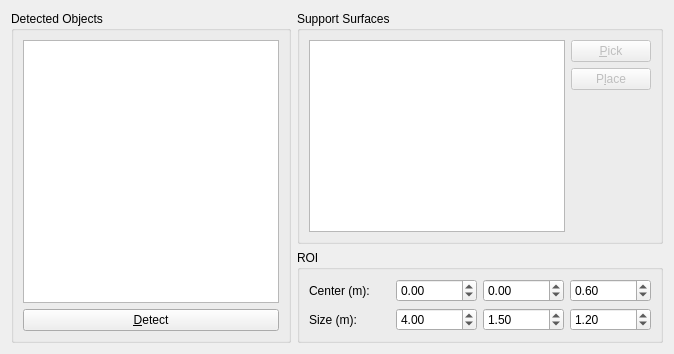
     <widget class="QWidget" name="manipulation">
      <attribute name="title">
       <string>Manipulation</string>
      </attribute>
      <layout class="QGridLayout" name="gridLayout_13">
       <item row="0" column="0" rowspan="2">
        <widget class="QGroupBox" name="groupBox_13">
         <property name="title">
          <string>Detected Objects</string>
         </property>
         <layout class="QVBoxLayout" name="verticalLayout_8">
          <item>
           <widget class="QListWidget" name="detected_objects_list"/>
          </item>
          <item>
           <widget class="QPushButton" name="detect_objects_button">
            <property name="text">
             <string>&amp;Detect</string>
            </property>
           </widget>
          </item>
         </layout>
        </widget>
       </item>
       <item row="0" column="1">
        <widget class="QGroupBox" name="groupBox_14">
         <property name="title">
          <string>Support Surfaces</string>
         </property>
         <layout class="QGridLayout" name="gridLayout_12">
          <item row="1" column="1">
           <widget class="QPushButton" name="place_button">
            <property name="enabled">
             <bool>false</bool>
            </property>
            <property name="text">
             <string>P&amp;lace</string>
            </property>
           </widget>
          </item>
          <item row="2" column="1">
           <spacer name="verticalSpacer_9">
            <property name="orientation">
             <enum>Qt::Vertical</enum>
            </property>
            <property name="sizeHint" stdset="0">
             <size>
              <width>20</width>
              <height>40</height>
             </size>
            </property>
           </spacer>
          </item>
          <item row="0" column="1">
           <widget class="QPushButton" name="pick_button">
            <property name="enabled">
             <bool>false</bool>
            </property>
            <property name="text">
             <string>&amp;Pick</string>
            </property>
           </widget>
          </item>
          <item row="0" column="0" rowspan="3">
           <widget class="QListWidget" name="support_surfaces_list"/>
          </item>
         </layout>
        </widget>
       </item>
       <item row="1" column="1">
        <widget class="QGroupBox" name="groupBox_7">
         <property name="title">
          <string>ROI</string>
         </property>
         <layout class="QGridLayout" name="gridLayout_14">
          <item row="0" column="2">
           <widget class="QDoubleSpinBox" name="roi_center_y">
            <property name="sizePolicy">
             <sizepolicy hsizetype="Preferred" vsizetype="Fixed">
              <horstretch>0</horstretch>
              <verstretch>0</verstretch>
             </sizepolicy>
            </property>
            <property name="minimumSize">
             <size>
              <width>40</width>
              <height>0</height>
             </size>
            </property>
            <property name="minimum">
             <double>-99.000000000000000</double>
            </property>
            <property name="singleStep">
             <double>0.010000000000000</double>
            </property>
           </widget>
          </item>
          <item row="1" column="1">
           <widget class="QDoubleSpinBox" name="roi_size_x">
            <property name="sizePolicy">
             <sizepolicy hsizetype="Preferred" vsizetype="Fixed">
              <horstretch>0</horstretch>
              <verstretch>0</verstretch>
             </sizepolicy>
            </property>
            <property name="minimumSize">
             <size>
              <width>40</width>
              <height>0</height>
             </size>
            </property>
            <property name="singleStep">
             <double>0.010000000000000</double>
            </property>
            <property name="value">
             <double>4.000000000000000</double>
            </property>
           </widget>
          </item>
          <item row="1" column="3">
           <widget class="QDoubleSpinBox" name="roi_size_z">
            <property name="sizePolicy">
             <sizepolicy hsizetype="Preferred" vsizetype="Fixed">
              <horstretch>0</horstretch>
              <verstretch>0</verstretch>
             </sizepolicy>
            </property>
            <property name="minimumSize">
             <size>
              <width>40</width>
              <height>0</height>
             </size>
            </property>
            <property name="singleStep">
             <double>0.010000000000000</double>
            </property>
            <property name="value">
             <double>1.200000000000000</double>
            </property>
           </widget>
          </item>
          <item row="1" column="2">
           <widget class="QDoubleSpinBox" name="roi_size_y">
            <property name="sizePolicy">
             <sizepolicy hsizetype="Preferred" vsizetype="Fixed">
              <horstretch>0</horstretch>
              <verstretch>0</verstretch>
             </sizepolicy>
            </property>
            <property name="minimumSize">
             <size>
              <width>40</width>
              <height>0</height>
             </size>
            </property>
            <property name="singleStep">
             <double>0.010000000000000</double>
            </property>
            <property name="value">
             <double>1.500000000000000</double>
            </property>
           </widget>
          </item>
          <item row="1" column="0">
           <widget class="QLabel" name="label_14">
            <property name="text">
             <string>Size (m): </string>
            </property>
           </widget>
          </item>
          <item row="0" column="1">
           <widget class="QDoubleSpinBox" name="roi_center_x">
            <property name="sizePolicy">
             <sizepolicy hsizetype="Preferred" vsizetype="Fixed">
              <horstretch>0</horstretch>
              <verstretch>0</verstretch>
             </sizepolicy>
            </property>
            <property name="minimumSize">
             <size>
              <width>40</width>
              <height>0</height>
             </size>
            </property>
            <property name="minimum">
             <double>-99.000000000000000</double>
            </property>
            <property name="singleStep">
             <double>0.010000000000000</double>
            </property>
           </widget>
          </item>
          <item row="0" column="0">
           <widget class="QLabel" name="label_12">
            <property name="text">
             <string>Center (m): </string>
            </property>
           </widget>
          </item>
          <item row="0" column="3">
           <widget class="QDoubleSpinBox" name="roi_center_z">
            <property name="sizePolicy">
             <sizepolicy hsizetype="Preferred" vsizetype="Fixed">
              <horstretch>0</horstretch>
              <verstretch>0</verstretch>
             </sizepolicy>
            </property>
            <property name="minimumSize">
             <size>
              <width>40</width>
              <height>0</height>
             </size>
            </property>
            <property name="minimum">
             <double>-99.000000000000000</double>
            </property>
            <property name="singleStep">
             <double>0.010000000000000</double>
            </property>
            <property name="value">
             <double>0.600000000000000</double>
            </property>
           </widget>
          </item>
         </layout>
        </widget>
       </item>
      </layout>
     </widget>
